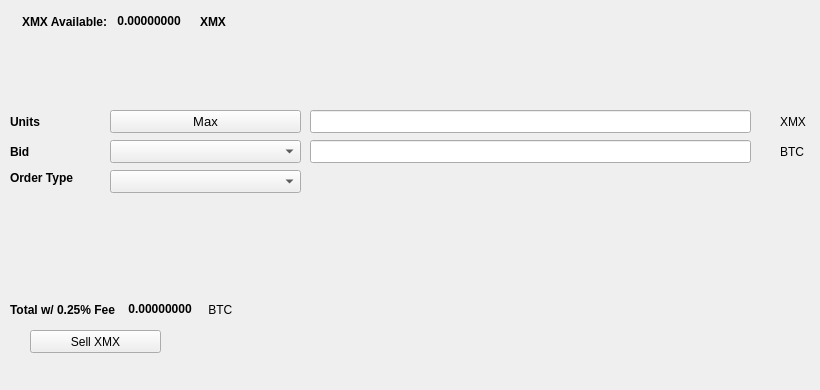
   <widget class="QWidget" name="SellTab">
    <attribute name="title">
     <string>Sell</string>
    </attribute>
    <widget class="QLabel" name="label_16">
     <property name="geometry">
      <rect>
       <x>780</x>
       <y>140</y>
       <width>31</width>
       <height>23</height>
      </rect>
     </property>
     <property name="text">
      <string>BTC</string>
     </property>
    </widget>
    <widget class="QComboBox" name="SellBidcomboBox">
     <property name="geometry">
      <rect>
       <x>110</x>
       <y>140</y>
       <width>191</width>
       <height>23</height>
      </rect>
     </property>
     <property name="font">
      <font>
       <pointsize>10</pointsize>
      </font>
     </property>
    </widget>
    <widget class="QLabel" name="label_18">
     <property name="geometry">
      <rect>
       <x>10</x>
       <y>110</y>
       <width>46</width>
       <height>23</height>
      </rect>
     </property>
     <property name="font">
      <font>
       <weight>75</weight>
       <bold>true</bold>
      </font>
     </property>
     <property name="text">
      <string>Units</string>
     </property>
    </widget>
    <widget class="QPushButton" name="Sell_Max_Amount">
     <property name="geometry">
      <rect>
       <x>110</x>
       <y>110</y>
       <width>191</width>
       <height>23</height>
      </rect>
     </property>
     <property name="font">
      <font>
       <pointsize>10</pointsize>
      </font>
     </property>
     <property name="text">
      <string>Max</string>
     </property>
    </widget>
    <widget class="QLabel" name="label_20">
     <property name="geometry">
      <rect>
       <x>10</x>
       <y>170</y>
       <width>91</width>
       <height>16</height>
      </rect>
     </property>
     <property name="font">
      <font>
       <weight>75</weight>
       <bold>true</bold>
      </font>
     </property>
     <property name="text">
      <string>Order Type</string>
     </property>
    </widget>
    <widget class="QComboBox" name="SellOrdertypeCombo">
     <property name="geometry">
      <rect>
       <x>110</x>
       <y>170</y>
       <width>191</width>
       <height>23</height>
      </rect>
     </property>
     <property name="font">
      <font>
       <pointsize>10</pointsize>
      </font>
     </property>
    </widget>
    <widget class="QLabel" name="label_21">
     <property name="geometry">
      <rect>
       <x>10</x>
       <y>140</y>
       <width>46</width>
       <height>23</height>
      </rect>
     </property>
     <property name="font">
      <font>
       <weight>75</weight>
       <bold>true</bold>
      </font>
     </property>
     <property name="text">
      <string>Bid</string>
     </property>
    </widget>
    <widget class="QLabel" name="label_22">
     <property name="geometry">
      <rect>
       <x>780</x>
       <y>110</y>
       <width>31</width>
       <height>23</height>
      </rect>
     </property>
     <property name="text">
      <string>XMX</string>
     </property>
    </widget>
    <widget class="QLineEdit" name="UnitsInputXMX">
     <property name="geometry">
      <rect>
       <x>310</x>
       <y>110</y>
       <width>441</width>
       <height>23</height>
      </rect>
     </property>
     <property name="font">
      <font>
       <pointsize>9</pointsize>
       <weight>75</weight>
       <bold>true</bold>
      </font>
     </property>
    </widget>
    <widget class="QLineEdit" name="SellBidPriceEdit">
     <property name="geometry">
      <rect>
       <x>310</x>
       <y>140</y>
       <width>441</width>
       <height>23</height>
      </rect>
     </property>
     <property name="font">
      <font>
       <pointsize>9</pointsize>
       <weight>75</weight>
       <bold>true</bold>
      </font>
     </property>
    </widget>
    <widget class="QPushButton" name="SellXMXBTN">
     <property name="geometry">
      <rect>
       <x>30</x>
       <y>330</y>
       <width>131</width>
       <height>23</height>
      </rect>
     </property>
     <property name="text">
      <string>Sell XMX</string>
     </property>
     <property name="icon">
      <iconset resource="../xuma">
       <normaloff>:/icons/bitcoin</normaloff>:/icons/bitcoin</iconset>
     </property>
    </widget>
    <widget class="QWidget" name="layoutWidget3">
     <property name="geometry">
      <rect>
       <x>22</x>
       <y>12</y>
       <width>258</width>
       <height>19</height>
      </rect>
     </property>
     <layout class="QHBoxLayout" name="horizontalLayout">
      <item>
       <widget class="QLabel" name="label232_2">
        <property name="font">
         <font>
          <weight>75</weight>
          <bold>true</bold>
         </font>
        </property>
        <property name="text">
         <string>XMX Available:</string>
        </property>
       </widget>
      </item>
      <item>
       <widget class="QLabel" name="XMXAvailableLabel">
        <property name="palette">
         <palette>
          <active>
           <colorrole role="WindowText">
            <brush brushstyle="SolidPattern">
             <color alpha="255">
              <red>0</red>
              <green>0</green>
              <blue>0</blue>
             </color>
            </brush>
           </colorrole>
           <colorrole role="Button">
            <brush brushstyle="SolidPattern">
             <color alpha="255">
              <red>0</red>
              <green>170</green>
              <blue>0</blue>
             </color>
            </brush>
           </colorrole>
           <colorrole role="Light">
            <brush brushstyle="SolidPattern">
             <color alpha="255">
              <red>0</red>
              <green>255</green>
              <blue>0</blue>
             </color>
            </brush>
           </colorrole>
           <colorrole role="Midlight">
            <brush brushstyle="SolidPattern">
             <color alpha="255">
              <red>0</red>
              <green>212</green>
              <blue>0</blue>
             </color>
            </brush>
           </colorrole>
           <colorrole role="Dark">
            <brush brushstyle="SolidPattern">
             <color alpha="255">
              <red>0</red>
              <green>85</green>
              <blue>0</blue>
             </color>
            </brush>
           </colorrole>
           <colorrole role="Mid">
            <brush brushstyle="SolidPattern">
             <color alpha="255">
              <red>0</red>
              <green>113</green>
              <blue>0</blue>
             </color>
            </brush>
           </colorrole>
           <colorrole role="Text">
            <brush brushstyle="SolidPattern">
             <color alpha="255">
              <red>0</red>
              <green>170</green>
              <blue>0</blue>
             </color>
            </brush>
           </colorrole>
           <colorrole role="BrightText">
            <brush brushstyle="SolidPattern">
             <color alpha="255">
              <red>255</red>
              <green>255</green>
              <blue>255</blue>
             </color>
            </brush>
           </colorrole>
           <colorrole role="ButtonText">
            <brush brushstyle="SolidPattern">
             <color alpha="255">
              <red>0</red>
              <green>0</green>
              <blue>0</blue>
             </color>
            </brush>
           </colorrole>
           <colorrole role="Base">
            <brush brushstyle="SolidPattern">
             <color alpha="255">
              <red>255</red>
              <green>255</green>
              <blue>255</blue>
             </color>
            </brush>
           </colorrole>
           <colorrole role="Window">
            <brush brushstyle="SolidPattern">
             <color alpha="255">
              <red>0</red>
              <green>170</green>
              <blue>0</blue>
             </color>
            </brush>
           </colorrole>
           <colorrole role="Shadow">
            <brush brushstyle="SolidPattern">
             <color alpha="255">
              <red>0</red>
              <green>0</green>
              <blue>0</blue>
             </color>
            </brush>
           </colorrole>
           <colorrole role="AlternateBase">
            <brush brushstyle="SolidPattern">
             <color alpha="255">
              <red>127</red>
              <green>212</green>
              <blue>127</blue>
             </color>
            </brush>
           </colorrole>
           <colorrole role="ToolTipBase">
            <brush brushstyle="SolidPattern">
             <color alpha="255">
              <red>255</red>
              <green>255</green>
              <blue>220</blue>
             </color>
            </brush>
           </colorrole>
           <colorrole role="ToolTipText">
            <brush brushstyle="SolidPattern">
             <color alpha="255">
              <red>0</red>
              <green>0</green>
              <blue>0</blue>
             </color>
            </brush>
           </colorrole>
          </active>
          <inactive>
           <colorrole role="WindowText">
            <brush brushstyle="SolidPattern">
             <color alpha="255">
              <red>0</red>
              <green>0</green>
              <blue>0</blue>
             </color>
            </brush>
           </colorrole>
           <colorrole role="Button">
            <brush brushstyle="SolidPattern">
             <color alpha="255">
              <red>0</red>
              <green>170</green>
              <blue>0</blue>
             </color>
            </brush>
           </colorrole>
           <colorrole role="Light">
            <brush brushstyle="SolidPattern">
             <color alpha="255">
              <red>0</red>
              <green>255</green>
              <blue>0</blue>
             </color>
            </brush>
           </colorrole>
           <colorrole role="Midlight">
            <brush brushstyle="SolidPattern">
             <color alpha="255">
              <red>0</red>
              <green>212</green>
              <blue>0</blue>
             </color>
            </brush>
           </colorrole>
           <colorrole role="Dark">
            <brush brushstyle="SolidPattern">
             <color alpha="255">
              <red>0</red>
              <green>85</green>
              <blue>0</blue>
             </color>
            </brush>
           </colorrole>
           <colorrole role="Mid">
            <brush brushstyle="SolidPattern">
             <color alpha="255">
              <red>0</red>
              <green>113</green>
              <blue>0</blue>
             </color>
            </brush>
           </colorrole>
           <colorrole role="Text">
            <brush brushstyle="SolidPattern">
             <color alpha="255">
              <red>0</red>
              <green>170</green>
              <blue>0</blue>
             </color>
            </brush>
           </colorrole>
           <colorrole role="BrightText">
            <brush brushstyle="SolidPattern">
             <color alpha="255">
              <red>255</red>
              <green>255</green>
              <blue>255</blue>
             </color>
            </brush>
           </colorrole>
           <colorrole role="ButtonText">
            <brush brushstyle="SolidPattern">
             <color alpha="255">
              <red>0</red>
              <green>0</green>
              <blue>0</blue>
             </color>
            </brush>
           </colorrole>
           <colorrole role="Base">
            <brush brushstyle="SolidPattern">
             <color alpha="255">
              <red>255</red>
              <green>255</green>
              <blue>255</blue>
             </color>
            </brush>
           </colorrole>
           <colorrole role="Window">
            <brush brushstyle="SolidPattern">
             <color alpha="255">
              <red>0</red>
              <green>170</green>
              <blue>0</blue>
             </color>
            </brush>
           </colorrole>
           <colorrole role="Shadow">
            <brush brushstyle="SolidPattern">
             <color alpha="255">
              <red>0</red>
              <green>0</green>
              <blue>0</blue>
             </color>
            </brush>
           </colorrole>
           <colorrole role="AlternateBase">
            <brush brushstyle="SolidPattern">
             <color alpha="255">
              <red>127</red>
              <green>212</green>
              <blue>127</blue>
             </color>
            </brush>
           </colorrole>
           <colorrole role="ToolTipBase">
            <brush brushstyle="SolidPattern">
             <color alpha="255">
              <red>255</red>
              <green>255</green>
              <blue>220</blue>
             </color>
            </brush>
           </colorrole>
           <colorrole role="ToolTipText">
            <brush brushstyle="SolidPattern">
             <color alpha="255">
              <red>0</red>
              <green>0</green>
              <blue>0</blue>
             </color>
            </brush>
           </colorrole>
          </inactive>
          <disabled>
           <colorrole role="WindowText">
            <brush brushstyle="SolidPattern">
             <color alpha="255">
              <red>0</red>
              <green>85</green>
              <blue>0</blue>
             </color>
            </brush>
           </colorrole>
           <colorrole role="Button">
            <brush brushstyle="SolidPattern">
             <color alpha="255">
              <red>0</red>
              <green>170</green>
              <blue>0</blue>
             </color>
            </brush>
           </colorrole>
           <colorrole role="Light">
            <brush brushstyle="SolidPattern">
             <color alpha="255">
              <red>0</red>
              <green>255</green>
              <blue>0</blue>
             </color>
            </brush>
           </colorrole>
           <colorrole role="Midlight">
            <brush brushstyle="SolidPattern">
             <color alpha="255">
              <red>0</red>
              <green>212</green>
              <blue>0</blue>
             </color>
            </brush>
           </colorrole>
           <colorrole role="Dark">
            <brush brushstyle="SolidPattern">
             <color alpha="255">
              <red>0</red>
              <green>85</green>
              <blue>0</blue>
             </color>
            </brush>
           </colorrole>
           <colorrole role="Mid">
            <brush brushstyle="SolidPattern">
             <color alpha="255">
              <red>0</red>
              <green>113</green>
              <blue>0</blue>
             </color>
            </brush>
           </colorrole>
           <colorrole role="Text">
            <brush brushstyle="SolidPattern">
             <color alpha="255">
              <red>0</red>
              <green>85</green>
              <blue>0</blue>
             </color>
            </brush>
           </colorrole>
           <colorrole role="BrightText">
            <brush brushstyle="SolidPattern">
             <color alpha="255">
              <red>255</red>
              <green>255</green>
              <blue>255</blue>
             </color>
            </brush>
           </colorrole>
           <colorrole role="ButtonText">
            <brush brushstyle="SolidPattern">
             <color alpha="255">
              <red>0</red>
              <green>85</green>
              <blue>0</blue>
             </color>
            </brush>
           </colorrole>
           <colorrole role="Base">
            <brush brushstyle="SolidPattern">
             <color alpha="255">
              <red>0</red>
              <green>170</green>
              <blue>0</blue>
             </color>
            </brush>
           </colorrole>
           <colorrole role="Window">
            <brush brushstyle="SolidPattern">
             <color alpha="255">
              <red>0</red>
              <green>170</green>
              <blue>0</blue>
             </color>
            </brush>
           </colorrole>
           <colorrole role="Shadow">
            <brush brushstyle="SolidPattern">
             <color alpha="255">
              <red>0</red>
              <green>0</green>
              <blue>0</blue>
             </color>
            </brush>
           </colorrole>
           <colorrole role="AlternateBase">
            <brush brushstyle="SolidPattern">
             <color alpha="255">
              <red>0</red>
              <green>170</green>
              <blue>0</blue>
             </color>
            </brush>
           </colorrole>
           <colorrole role="ToolTipBase">
            <brush brushstyle="SolidPattern">
             <color alpha="255">
              <red>255</red>
              <green>255</green>
              <blue>220</blue>
             </color>
            </brush>
           </colorrole>
           <colorrole role="ToolTipText">
            <brush brushstyle="SolidPattern">
             <color alpha="255">
              <red>0</red>
              <green>0</green>
              <blue>0</blue>
             </color>
            </brush>
           </colorrole>
          </disabled>
         </palette>
        </property>
        <property name="font">
         <font>
          <weight>75</weight>
          <bold>true</bold>
         </font>
        </property>
        <property name="text">
         <string> 0.00000000 </string>
        </property>
        <property name="textInteractionFlags">
         <set>Qt::LinksAccessibleByMouse|Qt::TextSelectableByKeyboard|Qt::TextSelectableByMouse</set>
        </property>
       </widget>
      </item>
      <item>
       <widget class="QLabel" name="labelXMX">
        <property name="font">
         <font>
          <weight>75</weight>
          <bold>true</bold>
         </font>
        </property>
        <property name="text">
         <string>XMX</string>
        </property>
       </widget>
      </item>
     </layout>
    </widget>
    <widget class="QWidget" name="layoutWidget">
     <property name="geometry">
      <rect>
       <x>10</x>
       <y>300</y>
       <width>268</width>
       <height>19</height>
      </rect>
     </property>
     <layout class="QHBoxLayout" name="horizontalLayout_2">
      <item>
       <widget class="QLabel" name="label_19">
        <property name="font">
         <font>
          <weight>75</weight>
          <bold>true</bold>
         </font>
        </property>
        <property name="text">
         <string>Total w/ 0.25% Fee </string>
        </property>
       </widget>
      </item>
      <item>
       <widget class="QLabel" name="SellCostLabel">
        <property name="palette">
         <palette>
          <active>
           <colorrole role="WindowText">
            <brush brushstyle="SolidPattern">
             <color alpha="255">
              <red>0</red>
              <green>0</green>
              <blue>0</blue>
             </color>
            </brush>
           </colorrole>
           <colorrole role="Button">
            <brush brushstyle="SolidPattern">
             <color alpha="255">
              <red>0</red>
              <green>170</green>
              <blue>0</blue>
             </color>
            </brush>
           </colorrole>
           <colorrole role="Light">
            <brush brushstyle="SolidPattern">
             <color alpha="255">
              <red>0</red>
              <green>255</green>
              <blue>0</blue>
             </color>
            </brush>
           </colorrole>
           <colorrole role="Midlight">
            <brush brushstyle="SolidPattern">
             <color alpha="255">
              <red>0</red>
              <green>212</green>
              <blue>0</blue>
             </color>
            </brush>
           </colorrole>
           <colorrole role="Dark">
            <brush brushstyle="SolidPattern">
             <color alpha="255">
              <red>0</red>
              <green>85</green>
              <blue>0</blue>
             </color>
            </brush>
           </colorrole>
           <colorrole role="Mid">
            <brush brushstyle="SolidPattern">
             <color alpha="255">
              <red>0</red>
              <green>113</green>
              <blue>0</blue>
             </color>
            </brush>
           </colorrole>
           <colorrole role="Text">
            <brush brushstyle="SolidPattern">
             <color alpha="255">
              <red>0</red>
              <green>170</green>
              <blue>0</blue>
             </color>
            </brush>
           </colorrole>
           <colorrole role="BrightText">
            <brush brushstyle="SolidPattern">
             <color alpha="255">
              <red>255</red>
              <green>255</green>
              <blue>255</blue>
             </color>
            </brush>
           </colorrole>
           <colorrole role="ButtonText">
            <brush brushstyle="SolidPattern">
             <color alpha="255">
              <red>0</red>
              <green>0</green>
              <blue>0</blue>
             </color>
            </brush>
           </colorrole>
           <colorrole role="Base">
            <brush brushstyle="SolidPattern">
             <color alpha="255">
              <red>255</red>
              <green>255</green>
              <blue>255</blue>
             </color>
            </brush>
           </colorrole>
           <colorrole role="Window">
            <brush brushstyle="SolidPattern">
             <color alpha="255">
              <red>0</red>
              <green>170</green>
              <blue>0</blue>
             </color>
            </brush>
           </colorrole>
           <colorrole role="Shadow">
            <brush brushstyle="SolidPattern">
             <color alpha="255">
              <red>0</red>
              <green>0</green>
              <blue>0</blue>
             </color>
            </brush>
           </colorrole>
           <colorrole role="AlternateBase">
            <brush brushstyle="SolidPattern">
             <color alpha="255">
              <red>127</red>
              <green>212</green>
              <blue>127</blue>
             </color>
            </brush>
           </colorrole>
           <colorrole role="ToolTipBase">
            <brush brushstyle="SolidPattern">
             <color alpha="255">
              <red>255</red>
              <green>255</green>
              <blue>220</blue>
             </color>
            </brush>
           </colorrole>
           <colorrole role="ToolTipText">
            <brush brushstyle="SolidPattern">
             <color alpha="255">
              <red>0</red>
              <green>0</green>
              <blue>0</blue>
             </color>
            </brush>
           </colorrole>
          </active>
          <inactive>
           <colorrole role="WindowText">
            <brush brushstyle="SolidPattern">
             <color alpha="255">
              <red>0</red>
              <green>0</green>
              <blue>0</blue>
             </color>
            </brush>
           </colorrole>
           <colorrole role="Button">
            <brush brushstyle="SolidPattern">
             <color alpha="255">
              <red>0</red>
              <green>170</green>
              <blue>0</blue>
             </color>
            </brush>
           </colorrole>
           <colorrole role="Light">
            <brush brushstyle="SolidPattern">
             <color alpha="255">
              <red>0</red>
              <green>255</green>
              <blue>0</blue>
             </color>
            </brush>
           </colorrole>
           <colorrole role="Midlight">
            <brush brushstyle="SolidPattern">
             <color alpha="255">
              <red>0</red>
              <green>212</green>
              <blue>0</blue>
             </color>
            </brush>
           </colorrole>
           <colorrole role="Dark">
            <brush brushstyle="SolidPattern">
             <color alpha="255">
              <red>0</red>
              <green>85</green>
              <blue>0</blue>
             </color>
            </brush>
           </colorrole>
           <colorrole role="Mid">
            <brush brushstyle="SolidPattern">
             <color alpha="255">
              <red>0</red>
              <green>113</green>
              <blue>0</blue>
             </color>
            </brush>
           </colorrole>
           <colorrole role="Text">
            <brush brushstyle="SolidPattern">
             <color alpha="255">
              <red>0</red>
              <green>170</green>
              <blue>0</blue>
             </color>
            </brush>
           </colorrole>
           <colorrole role="BrightText">
            <brush brushstyle="SolidPattern">
             <color alpha="255">
              <red>255</red>
              <green>255</green>
              <blue>255</blue>
             </color>
            </brush>
           </colorrole>
           <colorrole role="ButtonText">
            <brush brushstyle="SolidPattern">
             <color alpha="255">
              <red>0</red>
              <green>0</green>
              <blue>0</blue>
             </color>
            </brush>
           </colorrole>
           <colorrole role="Base">
            <brush brushstyle="SolidPattern">
             <color alpha="255">
              <red>255</red>
              <green>255</green>
              <blue>255</blue>
             </color>
            </brush>
           </colorrole>
           <colorrole role="Window">
            <brush brushstyle="SolidPattern">
             <color alpha="255">
              <red>0</red>
              <green>170</green>
              <blue>0</blue>
             </color>
            </brush>
           </colorrole>
           <colorrole role="Shadow">
            <brush brushstyle="SolidPattern">
             <color alpha="255">
              <red>0</red>
              <green>0</green>
              <blue>0</blue>
             </color>
            </brush>
           </colorrole>
           <colorrole role="AlternateBase">
            <brush brushstyle="SolidPattern">
             <color alpha="255">
              <red>127</red>
              <green>212</green>
              <blue>127</blue>
             </color>
            </brush>
           </colorrole>
           <colorrole role="ToolTipBase">
            <brush brushstyle="SolidPattern">
             <color alpha="255">
              <red>255</red>
              <green>255</green>
              <blue>220</blue>
             </color>
            </brush>
           </colorrole>
           <colorrole role="ToolTipText">
            <brush brushstyle="SolidPattern">
             <color alpha="255">
              <red>0</red>
              <green>0</green>
              <blue>0</blue>
             </color>
            </brush>
           </colorrole>
          </inactive>
          <disabled>
           <colorrole role="WindowText">
            <brush brushstyle="SolidPattern">
             <color alpha="255">
              <red>0</red>
              <green>85</green>
              <blue>0</blue>
             </color>
            </brush>
           </colorrole>
           <colorrole role="Button">
            <brush brushstyle="SolidPattern">
             <color alpha="255">
              <red>0</red>
              <green>170</green>
              <blue>0</blue>
             </color>
            </brush>
           </colorrole>
           <colorrole role="Light">
            <brush brushstyle="SolidPattern">
             <color alpha="255">
              <red>0</red>
              <green>255</green>
              <blue>0</blue>
             </color>
            </brush>
           </colorrole>
           <colorrole role="Midlight">
            <brush brushstyle="SolidPattern">
             <color alpha="255">
              <red>0</red>
              <green>212</green>
              <blue>0</blue>
             </color>
            </brush>
           </colorrole>
           <colorrole role="Dark">
            <brush brushstyle="SolidPattern">
             <color alpha="255">
              <red>0</red>
              <green>85</green>
              <blue>0</blue>
             </color>
            </brush>
           </colorrole>
           <colorrole role="Mid">
            <brush brushstyle="SolidPattern">
             <color alpha="255">
              <red>0</red>
              <green>113</green>
              <blue>0</blue>
             </color>
            </brush>
           </colorrole>
           <colorrole role="Text">
            <brush brushstyle="SolidPattern">
             <color alpha="255">
              <red>0</red>
              <green>85</green>
              <blue>0</blue>
             </color>
            </brush>
           </colorrole>
           <colorrole role="BrightText">
            <brush brushstyle="SolidPattern">
             <color alpha="255">
              <red>255</red>
              <green>255</green>
              <blue>255</blue>
             </color>
            </brush>
           </colorrole>
           <colorrole role="ButtonText">
            <brush brushstyle="SolidPattern">
             <color alpha="255">
              <red>0</red>
              <green>85</green>
              <blue>0</blue>
             </color>
            </brush>
           </colorrole>
           <colorrole role="Base">
            <brush brushstyle="SolidPattern">
             <color alpha="255">
              <red>0</red>
              <green>170</green>
              <blue>0</blue>
             </color>
            </brush>
           </colorrole>
           <colorrole role="Window">
            <brush brushstyle="SolidPattern">
             <color alpha="255">
              <red>0</red>
              <green>170</green>
              <blue>0</blue>
             </color>
            </brush>
           </colorrole>
           <colorrole role="Shadow">
            <brush brushstyle="SolidPattern">
             <color alpha="255">
              <red>0</red>
              <green>0</green>
              <blue>0</blue>
             </color>
            </brush>
           </colorrole>
           <colorrole role="AlternateBase">
            <brush brushstyle="SolidPattern">
             <color alpha="255">
              <red>0</red>
              <green>170</green>
              <blue>0</blue>
             </color>
            </brush>
           </colorrole>
           <colorrole role="ToolTipBase">
            <brush brushstyle="SolidPattern">
             <color alpha="255">
              <red>255</red>
              <green>255</green>
              <blue>220</blue>
             </color>
            </brush>
           </colorrole>
           <colorrole role="ToolTipText">
            <brush brushstyle="SolidPattern">
             <color alpha="255">
              <red>0</red>
              <green>0</green>
              <blue>0</blue>
             </color>
            </brush>
           </colorrole>
          </disabled>
         </palette>
        </property>
        <property name="font">
         <font>
          <weight>75</weight>
          <bold>true</bold>
         </font>
        </property>
        <property name="autoFillBackground">
         <bool>false</bool>
        </property>
        <property name="text">
         <string> 0.00000000</string>
        </property>
        <property name="textInteractionFlags">
         <set>Qt::LinksAccessibleByMouse|Qt::TextSelectableByMouse</set>
        </property>
       </widget>
      </item>
      <item>
       <widget class="QLabel" name="label_17">
        <property name="font">
         <font>
          <weight>50</weight>
          <bold>false</bold>
         </font>
        </property>
        <property name="text">
         <string> BTC</string>
        </property>
       </widget>
      </item>
     </layout>
    </widget>
    <widget class="QLabel" name="label_23">
     <property name="geometry">
      <rect>
       <x>460</x>
       <y>300</y>
       <width>281</width>
       <height>81</height>
      </rect>
     </property>
     <property name="text">
      <string/>
     </property>
     <property name="pixmap">
      <pixmap>:/images/bittrex</pixmap>
     </property>
    </widget>
   </widget>
